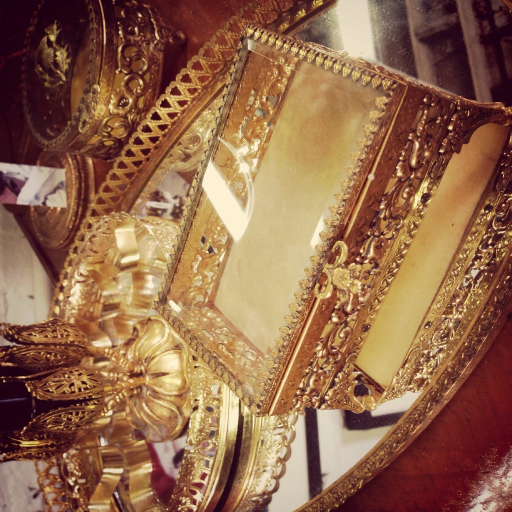
#> input picture data/openimages/images/0004886b7d043cfd.jpg, 1024 x 1024 px (shown at 1/2 size)
$ python -i image_ops.py   (imports and definitions only)
#> lines starting #> are read from the running program, lines starting #| are printed output that depends on the picture
import cv2
import numpy as np
from skimage.filters import sobel
from skimage.color import rgb2gray

def read_image(path):
    img = cv2.imread(path, cv2.IMREAD_COLOR)
    if img is None:
        raise FileNotFoundError(f"Could not read image: {path}")
    return cv2.cvtColor(img, cv2.COLOR_BGR2RGB)

def write_image(path, img_rgb):
    bgr = cv2.cvtColor(img_rgb, cv2.COLOR_RGB2BGR)
    cv2.imwrite(path, bgr)

def resize_max(img, max_side=512):
    h, w = img.shape[:2]
    scale = max_side / max(h, w)
    if scale >= 1.0:
        return img
    nh, nw = int(h*scale), int(w*scale)
    return cv2.resize(img, (nw, nh), interpolation=cv2.INTER_AREA)

def edge_map(img_rgb, blur_sigma=1.0):
    # convert to grayscale and blur
#> called with blur_sigma = 1
    img = img_rgb.astype(np.float32) / 255.0
    gray = rgb2gray(img)
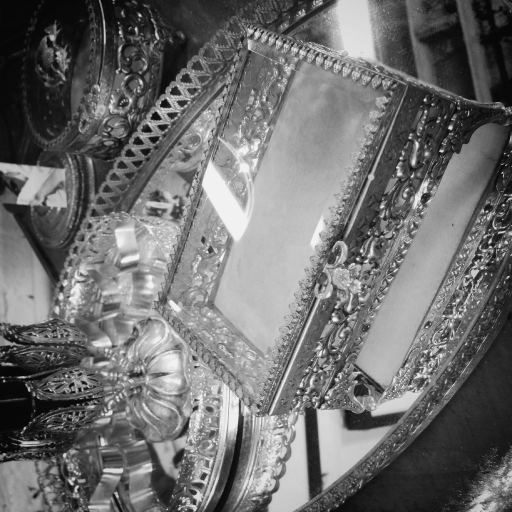
#> gray: shape (1024, 1024) float32 (shown at 1/2 size); min 0.0242, max 0.976, mean 0.434
    if blur_sigma > 0:
        gray_blur = cv2.GaussianBlur((gray*255).astype(np.uint8), (0,0), blur_sigma)
        gray = gray_blur.astype(np.float32) / 255.0
    edges = sobel(gray)  # [0,1]
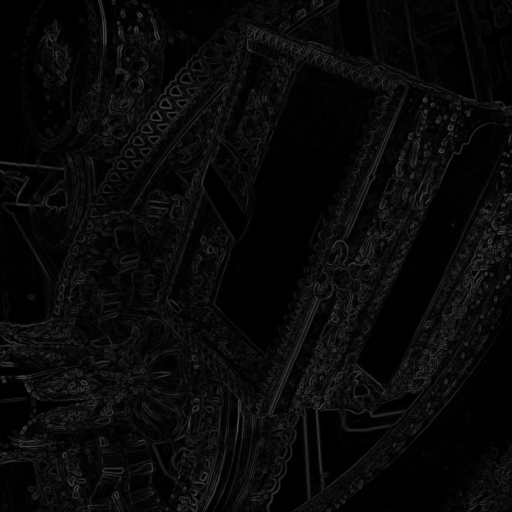
#> edges: shape (1024, 1024) float32 (shown at 1/2 size); min 0, max 0.34, mean 0.0357
    return edges

def entropy_like(img_rgb, ksize=9):
    # Local std dev as entropy-like texture magnitude
    gray = cv2.cvtColor(img_rgb, cv2.COLOR_RGB2GRAY).astype(np.float32)
    mean = cv2.blur(gray, (ksize, ksize))
    sqmean = cv2.blur(gray*gray, (ksize, ksize))
    var = np.maximum(sqmean - mean*mean, 0)
    std = np.sqrt(var)
    std = std / (std.max() + 1e-6)
    return std

>>> import cv2
>>> picture = cv2.cvtColor(cv2.imread('../data/openimages/images/0004886b7d043cfd.jpg'), cv2.COLOR_BGR2RGB)
>>> result = edge_map(picture)

$ run again, on data/openimages/images/000595fe6fee6369.jpg
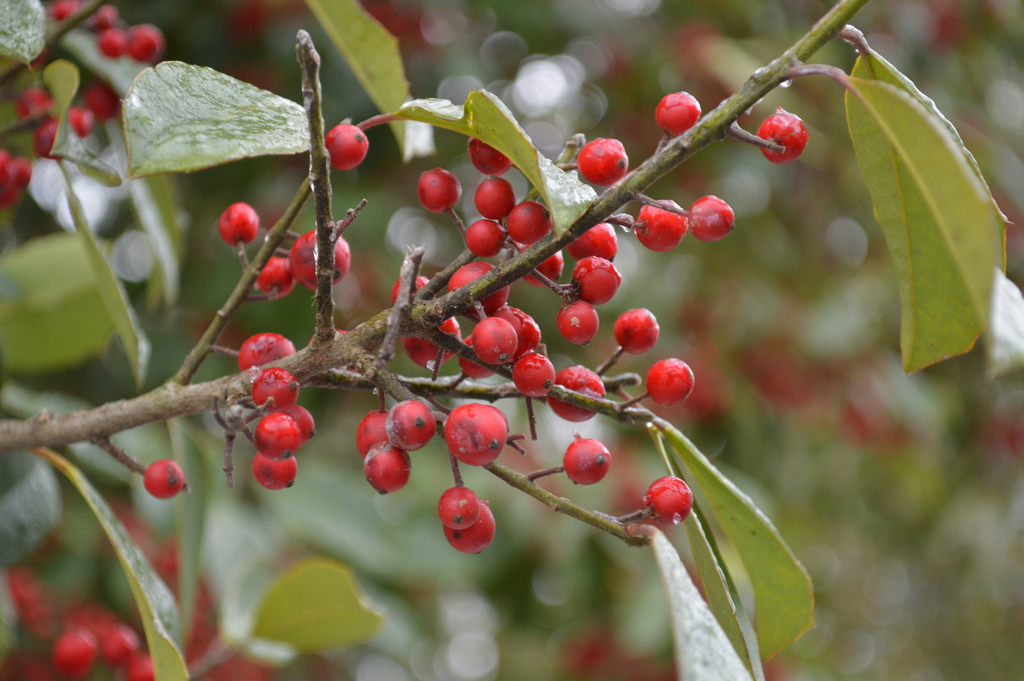
#> input picture data/openimages/images/000595fe6fee6369.jpg, 1024 x 681 px
#> in edge_map, `gray = rgb2gray(img)`:
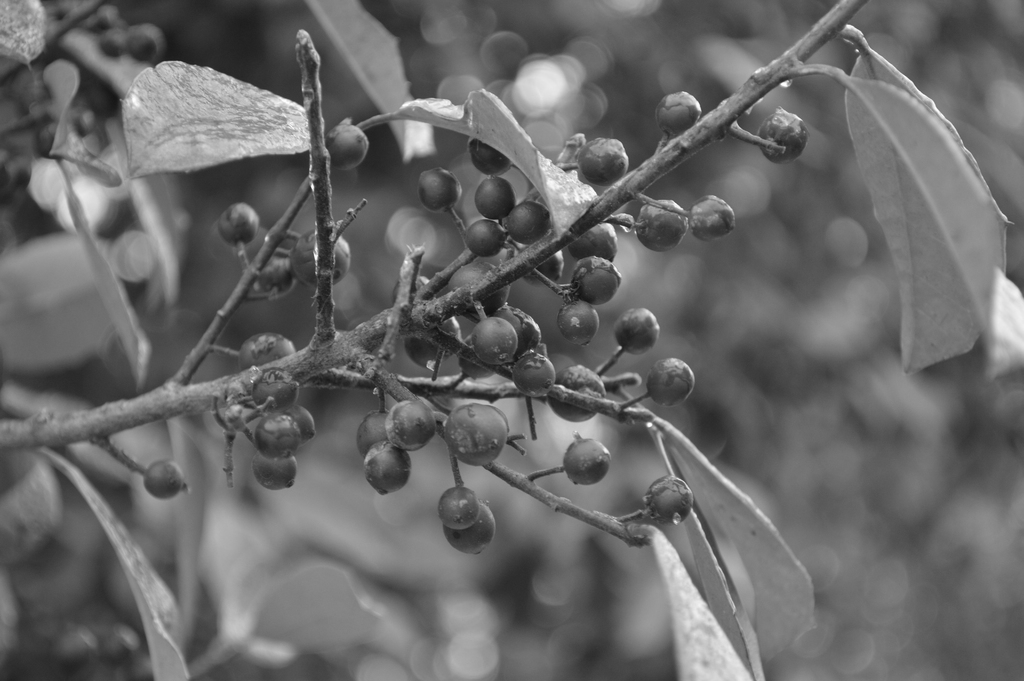
#> gray: shape (681, 1024) float32; min 0.0641, max 1, mean 0.41
#> in edge_map, `edges = sobel(gray)`:
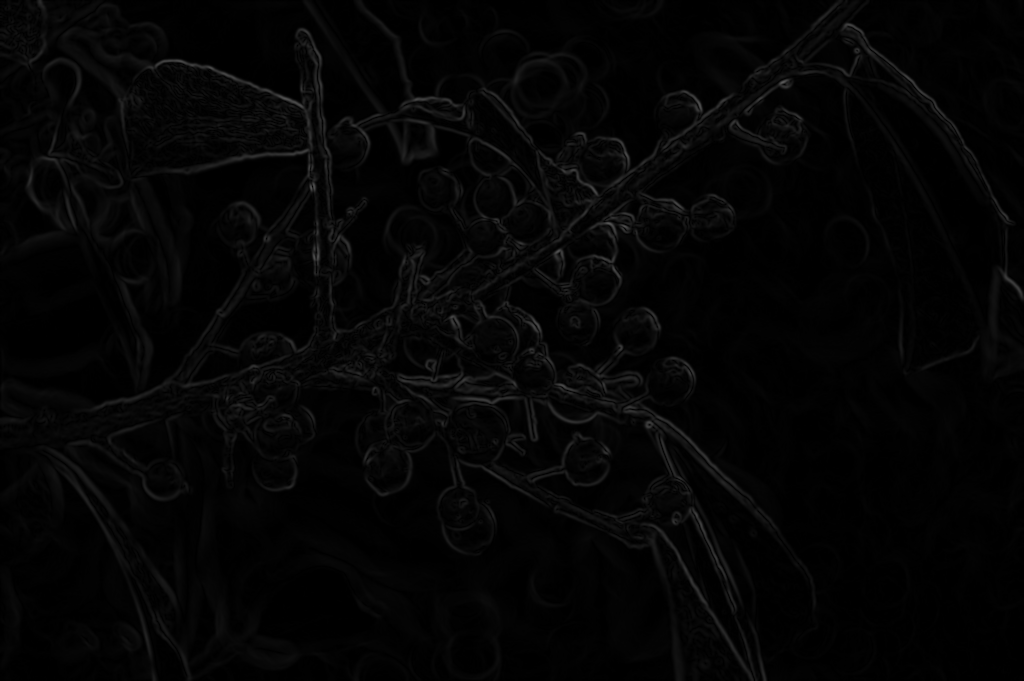
#> edges: shape (681, 1024) float32; min 0, max 0.349, mean 0.0191

$ run again, on data/openimages/images/000a045a0715d64d.jpg
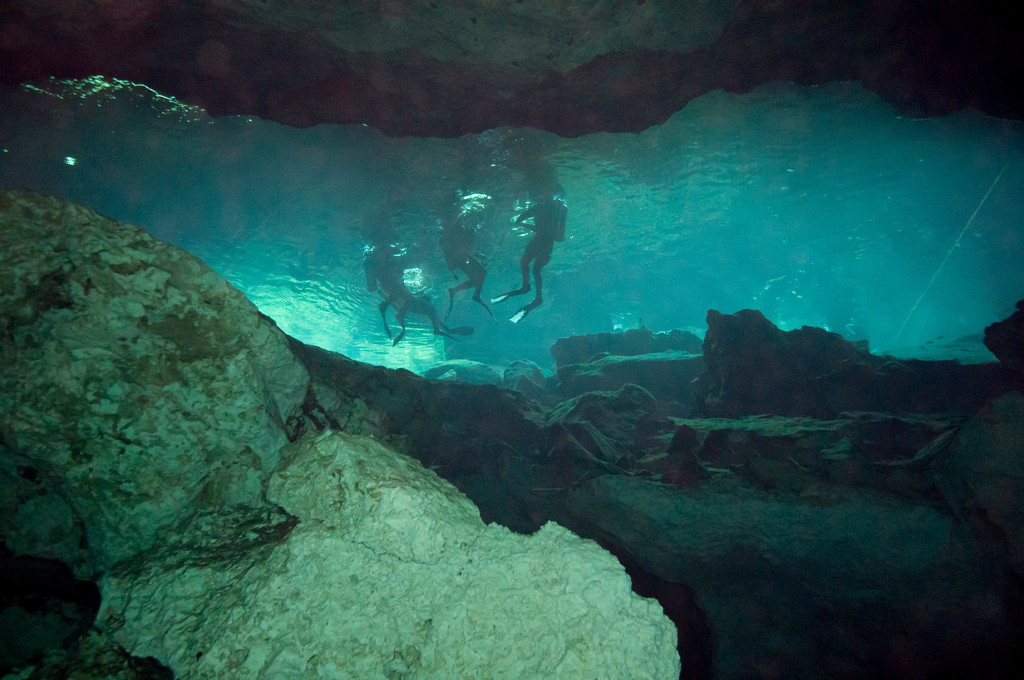
#> input picture data/openimages/images/000a045a0715d64d.jpg, 1024 x 680 px
#> in edge_map, `gray = rgb2gray(img)`:
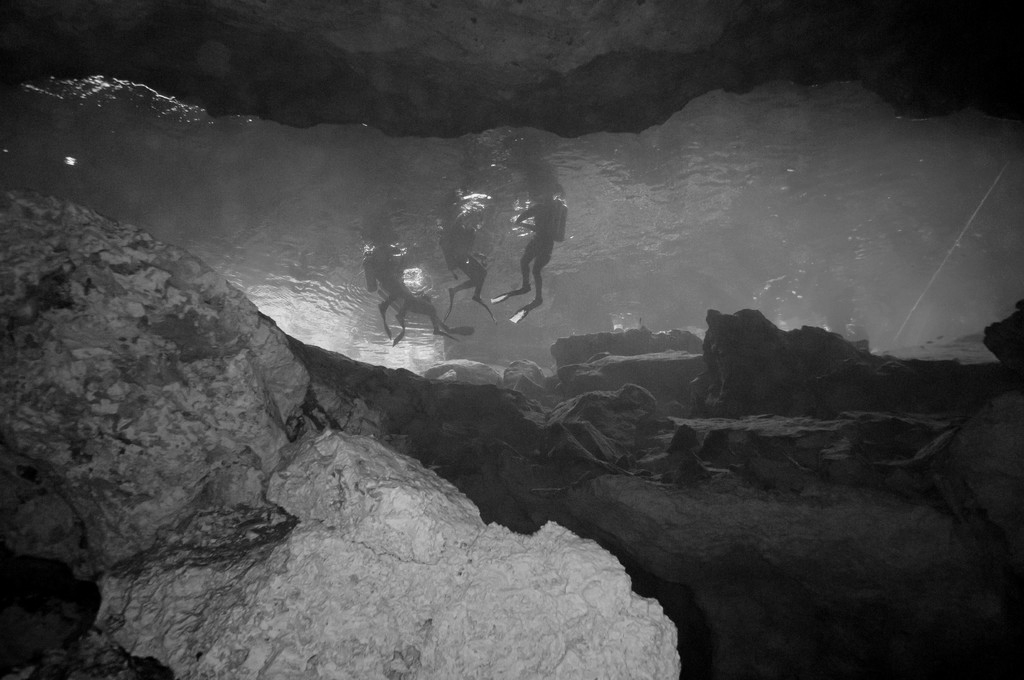
#> gray: shape (680, 1024) float32; min 0, max 0.996, mean 0.269
#> in edge_map, `edges = sobel(gray)`:
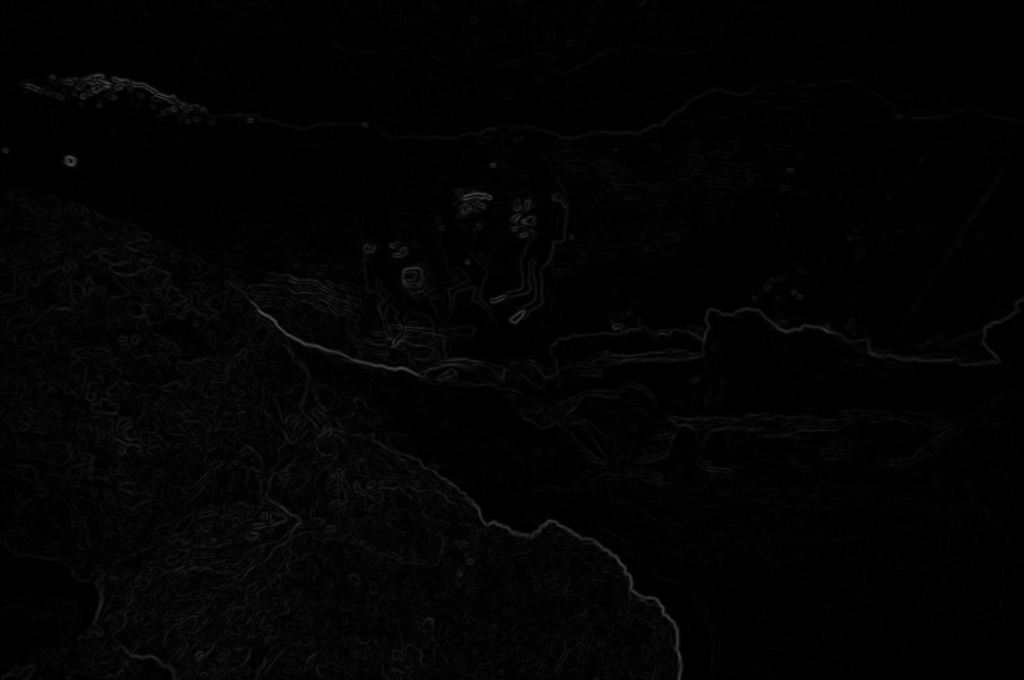
#> edges: shape (680, 1024) float32; min 0, max 0.307, mean 0.0129
